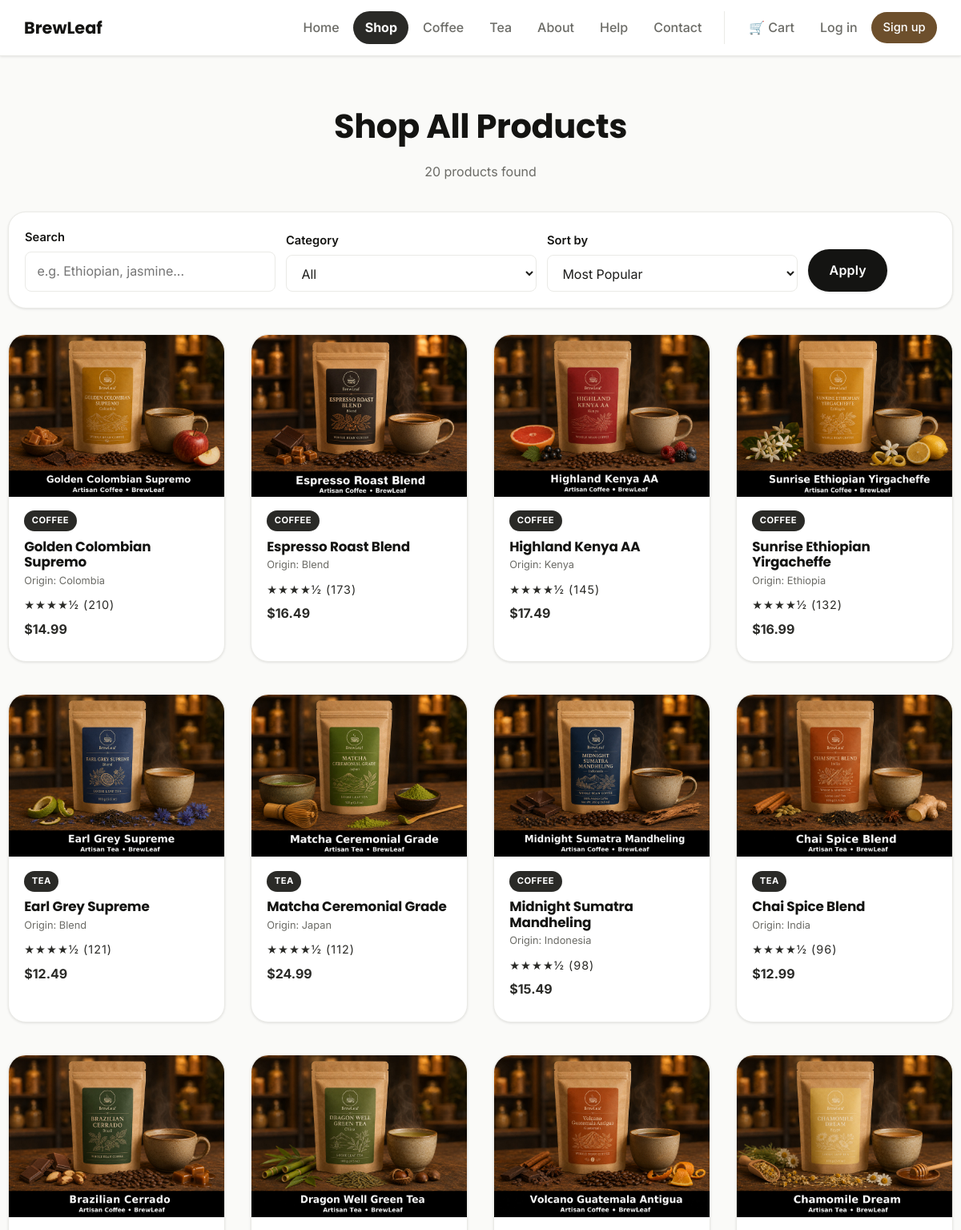
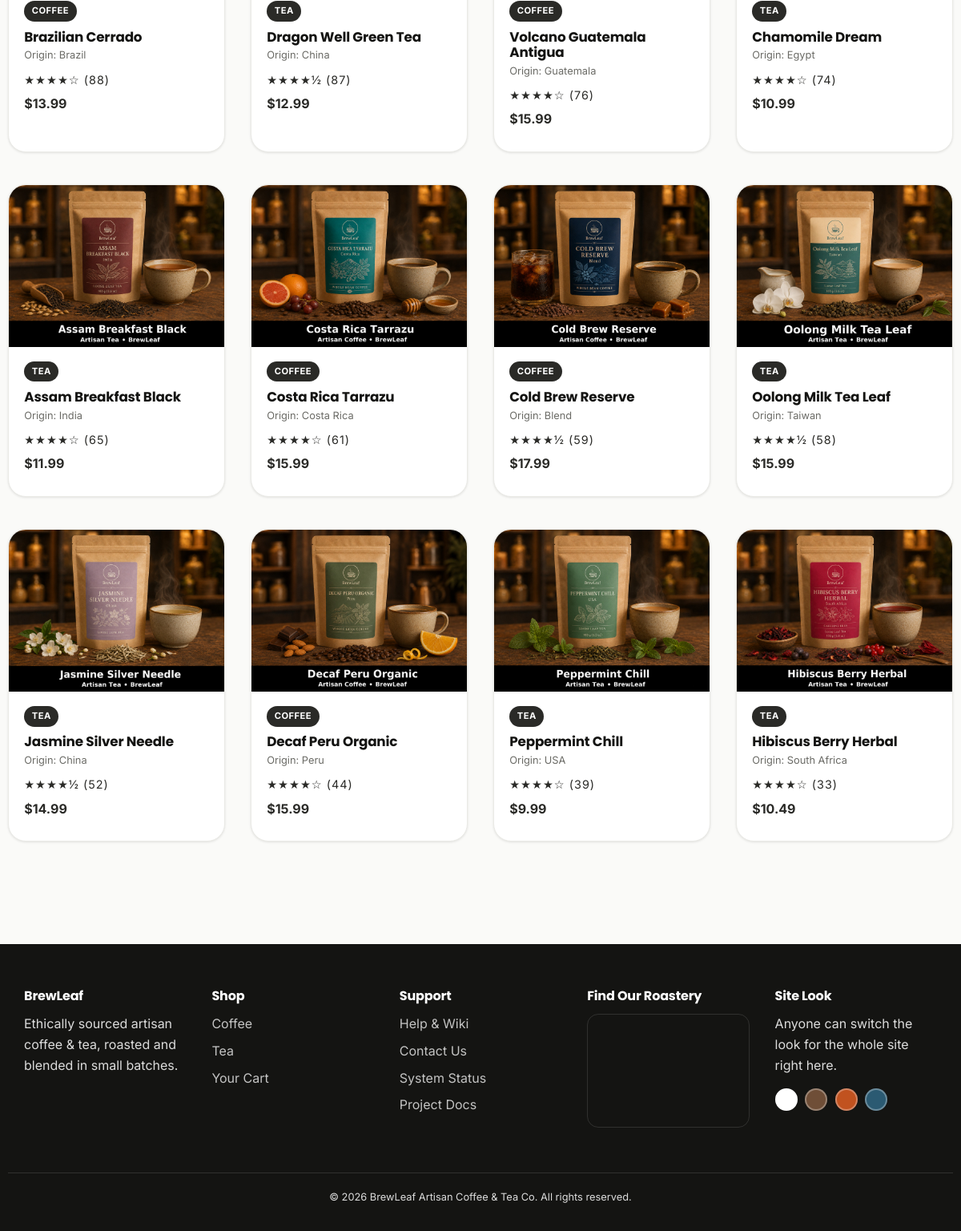
/products.php, run on the app's committed database (2 pictures, top to bottom).
### tables this page shows
CREATE TABLE products (
    id              INT UNSIGNED AUTO_INCREMENT PRIMARY KEY,
    name            VARCHAR(120) NOT NULL,
    slug            VARCHAR(140) NOT NULL UNIQUE,
    category        ENUM('coffee','tea') NOT NULL,
    origin          VARCHAR(80)  NOT NULL,
    description     TEXT NOT NULL,
    base_price      DECIMAL(6,2) NOT NULL,
    image           VARCHAR(255) NOT NULL,
    rating_avg      DECIMAL(2,1) NOT NULL DEFAULT 0.0,
    rating_count    INT UNSIGNED NOT NULL DEFAULT 0,
    is_active       TINYINT(1) NOT NULL DEFAULT 1,
    created_at      TIMESTAMP NOT NULL DEFAULT CURRENT_TIMESTAMP
);

CREATE TABLE site_settings (
    setting_key     VARCHAR(60) PRIMARY KEY,
    setting_value   VARCHAR(255) NOT NULL
);

### includes/functions.php (called while the page is built, shortened)
<?php
function h(?string $value): string
{
    return htmlspecialchars($value ?? '', ENT_QUOTES, 'UTF-8');
}
function money(float $amount): string
{
    return '$' . number_format($amount, 2);
}
function render_stars(float $rating): string
{
    $full = (int) floor($rating);
    $half = ($rating - $full) >= 0.5 ? 1 : 0;
    $empty = 5 - $full - $half;
    return str_repeat('&#9733;', $full) . ($half ? '&#189;' : '') . str_repeat('&#9734;', $empty);
}

### products.php (the view, shortened to what this page needs)
<?php
require_once __DIR__ . '/config/db.php';
require_once __DIR__ . '/includes/functions.php';
$category = $_GET['category'] ?? '';
$search   = trim($_GET['q'] ?? '');
$sort     = $_GET['sort'] ?? 'popular';
$where = ['is_active = 1'];
$orderBy = match ($sort) {
    'price_low'  => 'base_price ASC',
    'price_high' => 'base_price DESC',
    'rating'     => 'rating_avg DESC',
    'name'       => 'name ASC',
    default      => 'rating_count DESC, rating_avg DESC',
};
$sql = 'SELECT id, name, slug, category, origin, base_price, image, rating_avg, rating_count
        FROM products WHERE ' . implode(' AND ', $where) . ' ORDER BY ' . $orderBy;
$stmt = $conn->prepare($sql);
$stmt->execute();
$products = $stmt->get_result();
$resultCount = $products->num_rows;
require_once __DIR__ . '/includes/header.php';
?>
<section class="section container">
  <div class="section-title">
    <h1><?= $category ? h(ucfirst($category)) : 'Shop All Products' ?></h1>
    <p><?= (int) $resultCount ?> product<?= $resultCount === 1 ? '' : 's' ?> found</p>
  </div>
  <form class="filter-bar" method="get" action="products.php" role="search" aria-label="Product filters">
    <div class="form-row">
      <label for="q">Search</label>
      <input type="text" id="q" name="q" value="<?= h($search) ?>" placeholder="e.g. Ethiopian, jasmine...">
    </div>
    <div class="form-row">
      <label for="category">Category</label>
      <select id="category" name="category">
        <option value="">All</option>
      </select>
    </div>
    <div class="form-row">
      <label for="sort">Sort by</label>
      <select id="sort" name="sort">
        <option value="popular" <?= $sort === 'popular' ? 'selected' : '' ?>>Most Popular</option>
      </select>
    </div>
    <div class="form-row form-row-auto">
      <button type="submit" class="btn">Apply</button>
    </div>
  </form>
  <?php if ($resultCount === 0): ?>
    <p>No products matched your search. <a href="products.php">Clear filters</a>.</p>
  <?php else: ?>
    <div class="product-grid">
      <?php while ($p = $products->fetch_assoc()): ?>
        <a class="product-card card-link" href="product.php?slug=<?= h($p['slug']) ?>">
          <img src="<?= h($p['image']) ?>" alt="<?= h($p['name']) ?>" loading="lazy">
          <div class="body">
            <span class="badge"><?= h(ucfirst($p['category'])) ?></span>
            <h3><?= h($p['name']) ?></h3>
            <div class="origin">Origin: <?= h($p['origin']) ?></div>
            <div class="stars" aria-label="Rating <?= h($p['rating_avg']) ?> out of 5"><?= render_stars((float) $p['rating_avg']) ?> (<?= (int) $p['rating_count'] ?>)</div>
            <div class="price"><?= money((float) $p['base_price']) ?></div>
          </div>
        </a>
      <?php endwhile; ?>
    </div>
  <?php endif; ?>
</section>
<?php $stmt->close(); require_once __DIR__ . '/includes/footer.php'; ?>

### assets/css/variables.css (style rules this page uses)
:root { --color-bg: #faf7f2; --color-surface: #ffffff; --color-text: #2b2320; --color-text-muted: #6b5f57; --color-primary: #6f4e37; --color-primary-dark: #4a3225; --color-accent: #c98a3b; --color-accent-dark: #966732; --color-border: #e7ddd2; --color-success: #3a7a4e; --color-success-bg: #e6f4ea; --color-success-border: #bfe3c9; --color-danger: #b3402a; --color-danger-bg: #fbe9e5; --color-danger-border: #f0c3b8; --font-heading: 'Poppins', 'Segoe UI', sans-serif; --font-body: 'Inter', 'Segoe UI', sans-serif; --radius-sm: 8px; --radius: 14px; --radius-lg: 22px; --shadow-sm: 0 1px 3px rgba(0, 0, 0, .1); --shadow-md: 0 10px 28px -8px rgba(0, 0, 0, .22); --shadow-lg: 0 24px 48px -12px rgba(0, 0, 0, .28); --transition: 180ms ease; --transition-slow: 320ms ease-out; }

### assets/css/theme-white.css (style rules this page uses)
:root { --color-bg: #fafaf8; --color-surface: #ffffff; --color-text: #1c1c1a; --color-text-muted: #6b6b66; --color-primary: #2a2a27; --color-primary-dark: #141412; --color-accent: #ffffff; --color-accent-dark: #6d4f2c; --color-border: #eaeae6; }

### assets/css/base.css (style rules this page uses)
*, *::before, *::after { box-sizing: border-box; }
html { scroll-behavior: smooth; }
html, body { margin: 0; padding: 0; }
img, video { max-width: 100%; display: block; }
a { color: inherit; text-decoration: none; }
button { font: inherit; cursor: pointer; }
body { background: var(--color-bg); color: var(--color-text); font-family: var(--font-body); line-height: 1.6; -webkit-font-smoothing: antialiased; }
h1, h2, h3, h4 { font-family: var(--font-heading); color: var(--color-primary-dark); line-height: 1.15; letter-spacing: -.01em; margin: 0 0 .5em; }
h1 { font-size: 2.6rem; }
h3 { font-size: 1.2rem; }
p { margin: 0 0 1em; }
.container { width: 100%; max-width: 1180px; margin: 0 auto; padding: 0 1.25rem; }

### assets/css/buttons.css (style rules this page uses)
.btn { display: inline-flex; align-items: center; gap: .5rem; padding: .8rem 1.6rem; border-radius: 999px; border: 1px solid transparent; background: var(--color-primary-dark); color: #fff; font-weight: 600; letter-spacing: .01em; box-shadow: var(--shadow-sm); transition: transform var(--transition-slow), box-shadow var(--transition-slow), background var(--transition); }

### assets/css/forms.css (style rules this page uses)
label { display: block; font-weight: 600; margin-bottom: .35rem; font-size: .92rem; color: var(--color-primary-dark); }
input, select, textarea { width: 100%; padding: .7rem .9rem; border: 1px solid var(--color-border); border-radius: var(--radius-sm); font: inherit; background: var(--color-surface); color: var(--color-text); transition: border-color var(--transition), box-shadow var(--transition); }
.form-row { margin-bottom: 1.1rem; }

### assets/css/sections.css (style rules this page uses)
.section { padding: 4rem 0; }
.section-title { text-align: center; margin-bottom: 2.25rem; }
.section-title p { color: var(--color-text-muted); max-width: 560px; margin-inline: auto; }
.feature-box, .product-card, .dash-card, .chart-card, .filter-bar, .video-card { background: var(--color-surface); border: 1px solid var(--color-border); border-radius: var(--radius-lg); box-shadow: var(--shadow-sm); }
.feature-box, .product-card, .theme-card { transition: transform var(--transition-slow), box-shadow var(--transition-slow), border-color var(--transition-slow); }

### assets/css/product-card.css (style rules this page uses)
.product-grid { display: grid; grid-template-columns: repeat(4, 1fr); gap: 2.5rem 2rem; }
.product-card { overflow: hidden; display: flex; flex-direction: column; }
.product-card img { aspect-ratio: 4 / 3; object-fit: cover; transition: transform var(--transition-slow); }
.product-card .body { padding: 1.1rem 1.2rem 1.3rem; display: flex; flex-direction: column; flex: 1; }
.product-card .badge { align-self: flex-start; margin-bottom: .6rem; }
.product-card h3 { margin-bottom: .2rem; font-size: 1.05rem; }
.product-card .origin { font-size: .8rem; color: var(--color-text-muted); margin-bottom: .5rem; }
.product-card .price { font-weight: 700; color: var(--color-primary); margin: .4rem 0; }
.product-card .stars { color: var(--color-primary); letter-spacing: 1px; font-size: .9rem; }
.badge { display: inline-block; font-size: .7rem; font-weight: 700; text-transform: uppercase; letter-spacing: .04em; padding: .25rem .6rem; border-radius: 999px; background: var(--color-primary); color: #fff; }
.card-link { color: inherit; }
.filter-bar { display: flex; flex-wrap: wrap; gap: .8rem; align-items: end; margin-bottom: 2rem; padding: 1.25rem; }
.filter-bar .form-row { margin-bottom: 0; min-width: 160px; flex: 1; }
.filter-bar .form-row-auto { flex: 0; }

### data on the page
products: image (picture), category "COFFEE", name "Golden Colombian Supremo", origin "Colombia", rating_avg "★★★★½", rating_count "210", base_price "$14.99"
products: image (picture), category "COFFEE", name "Espresso Roast Blend", origin "Blend", rating_avg "★★★★½", rating_count "173", base_price "$16.49"
products: image (picture), category "COFFEE", name "Highland Kenya AA", origin "Kenya", rating_avg "★★★★½", rating_count "145", base_price "$17.49"
products: image (picture), category "COFFEE", name "Sunrise Ethiopian Yirgacheffe", origin "Ethiopia", rating_avg "★★★★½", rating_count "132", base_price "$16.99"
products: image (picture), category "TEA", name "Earl Grey Supreme", origin "Blend", rating_avg "★★★★½", rating_count "121", base_price "$12.49"
products: image (picture), category "TEA", name "Matcha Ceremonial Grade", origin "Japan", rating_avg "★★★★½", rating_count "112", base_price "$24.99"
products: image (picture), category "COFFEE", name "Midnight Sumatra Mandheling", origin "Indonesia", rating_avg "★★★★½", rating_count "98", base_price "$15.49"
products: image (picture), category "TEA", name "Chai Spice Blend", origin "India", rating_avg "★★★★½", rating_count "96", base_price "$12.99"
products: image (picture), category "COFFEE", name "Brazilian Cerrado", origin "Brazil", rating_avg "★★★★☆", rating_count "88", base_price "$13.99"
products: image (picture), category "TEA", name "Dragon Well Green Tea", origin "China", rating_avg "★★★★½", rating_count "87", base_price "$12.99"
products: image (picture), category "COFFEE", name "Volcano Guatemala Antigua", origin "Guatemala", rating_avg "★★★★☆", rating_count "76", base_price "$15.99"
products: image (picture), category "TEA", name "Chamomile Dream", origin "Egypt", rating_avg "★★★★☆", rating_count "74", base_price "$10.99"
products: image (picture), category "TEA", name "Assam Breakfast Black", origin "India", rating_avg "★★★★☆", rating_count "65", base_price "$11.99"
products: image (picture), category "COFFEE", name "Costa Rica Tarrazu", origin "Costa Rica", rating_avg "★★★★☆", rating_count "61", base_price "$15.99"
products: image (picture), category "COFFEE", name "Cold Brew Reserve", origin "Blend", rating_avg "★★★★½", rating_count "59", base_price "$17.99"
products: image (picture), category "TEA", name "Oolong Milk Tea Leaf", origin "Taiwan", rating_avg "★★★★½", rating_count "58", base_price "$15.99"
products: image (picture), category "TEA", name "Jasmine Silver Needle", origin "China", rating_avg "★★★★½", rating_count "52", base_price "$14.99"
products: image (picture), category "COFFEE", name "Decaf Peru Organic", origin "Peru", rating_avg "★★★★☆", rating_count "44", base_price "$15.99"
products: image (picture), category "TEA", name "Peppermint Chill", origin "USA", rating_avg "★★★★☆", rating_count "39", base_price "$9.99"
products: image (picture), category "TEA", name "Hibiscus Berry Herbal", origin "South Africa", rating_avg "★★★★☆", rating_count "33", base_price "$10.49"

### other printed values
$resultCount "20"
